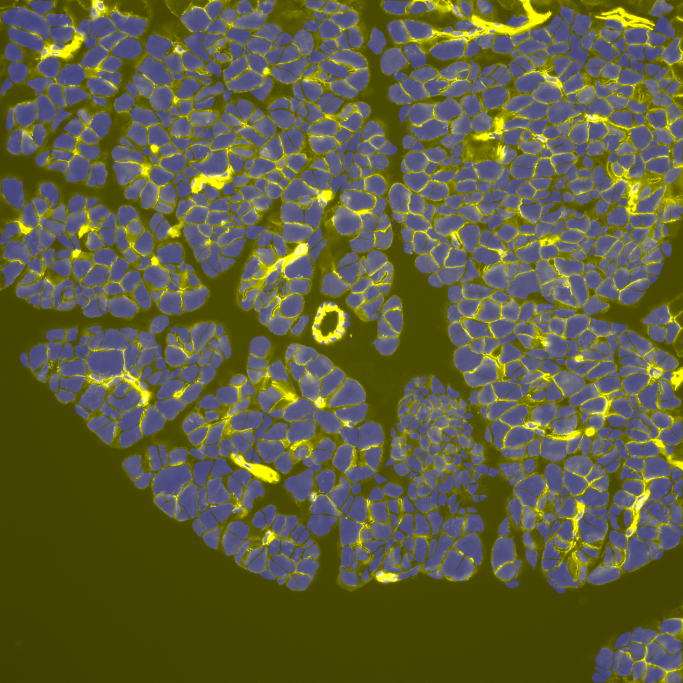
#> input picture Medical_images/image3.png, 2048 x 2048 px (shown at 1/3 size)
$ python medical3.py
#> lines starting #> are read from the running program, lines starting #| are printed output that depends on the picture; after the words box and inside, x2 and y2 are one past the last pixel; in counts of white or black regions, pixels touching at a corner belong together
import numpy as np
import pandas as pd
import scipy.ndimage as ndi
import matplotlib.pyplot as plt
from skimage.segmentation import flood


import skimage.data
from skimage.exposure import histogram
from skimage.filters import sobel, threshold_otsu
from skimage.measure import regionprops_table
from skimage.segmentation import watershed,flood
from skimage.color import label2rgb
from matplotlib.widgets import Slider
from skimage import io, color


image = io.imread("Medical_images/image3.png")
#> image is the input picture: shape (2048, 2048, 3); mean R, G, B 95.7, 95.7, 61.1
gray = color.rgb2gray(image)
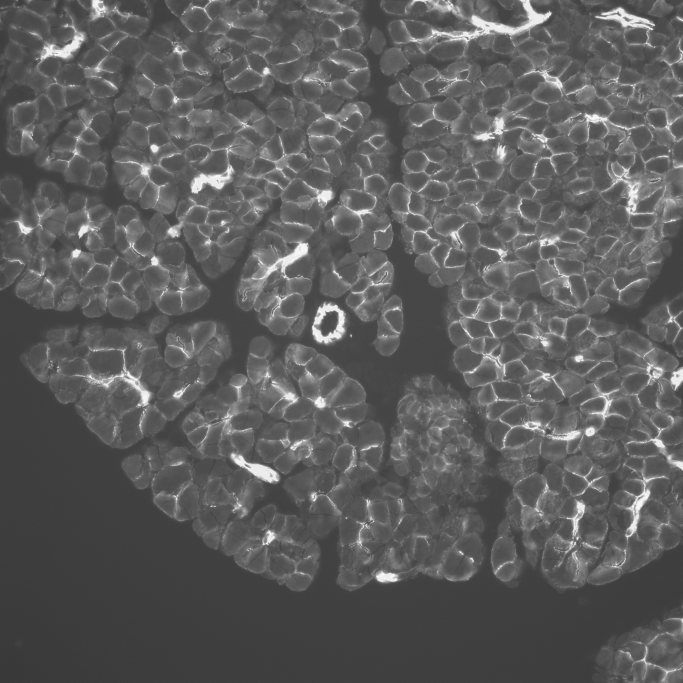
#> gray: shape (2048, 2048) float64 (shown at 1/3 size); min 0.207, max 0.964, mean 0.365

plt.figure(figsize=(6,6))
plt.imshow(gray)#, cmap="gray")
plt.title("Original Medical Image")
plt.axis("off")
plt.show()


from skimage import color

gray = color.rgb2gray(image)

# Convert back to 8-bit (0–255)
image = (gray * 255).astype(np.uint8)
#> image: shape (2048, 2048)

print(f"Loaded image in an array of shape: {image.shape} and data type {image.dtype}")
#| Loaded image in an array of shape: (2048, 2048) and data type uint8
print(f"Intensity range: [{image.min()} - {image.max()}]")
#| Intensity range: [52 - 245]

plt.figure(figsize=(6,6))
plt.imshow(gray, cmap="gray")
plt.title("Grayscale Original Medical Image")
plt.axis("off")
plt.show()

hist, hist_centers = histogram(image)
#> hist = 194 values, max 265361 at index 12, min 3 at index 0, mean 21620.1; hist_centers = 194 values from 52 to 245
plt.figure(figsize=(8, 4))
plt.plot(hist_centers, hist)
plt.title("Histogram")
plt.xlabel("Pixel Intensity")
plt.ylabel("Number of Pixels")
plt.show()
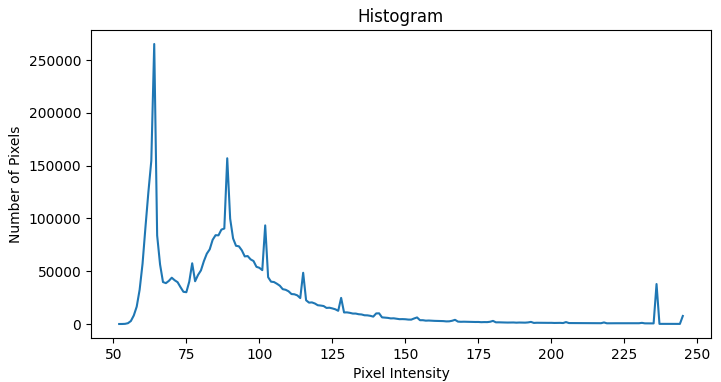
#> figure drawn by matplotlib, 1 panel; curve peaks at x = 64, y = 265361


threshold = threshold_otsu(image)
#> threshold = 118


def segment_image(threshold):
#> called with threshold = 118
    binary_image = image > threshold
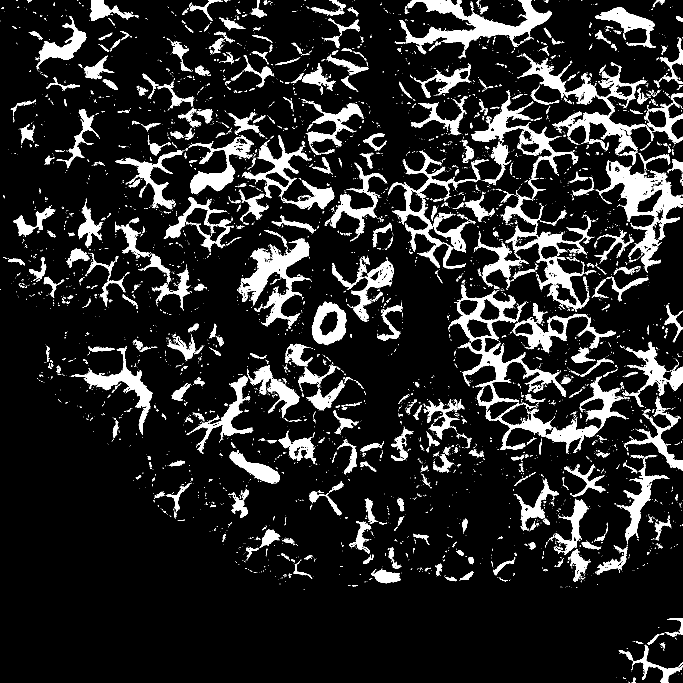
#> binary_image: shape (2048, 2048) bool (shown at 1/3 size); 12.6% white; 5944 white regions (5176 under 20 px), largest, box (x1, y1, x2, y2) and area: (1789, 481, 2048, 818) 22376, (1197, 0, 1655, 163) 21984, (1345, 853, 1698, 1238) 20704

    fig, ax = plt.subplots(1, 2, figsize=(12, 6))

    ax[0].imshow(image, cmap="gray")
    ax[0].set_title("Original Image")
    ax[0].axis("off")

    img=ax[1].imshow(binary_image, cmap="gray")
    ax[1].set_title(f"Segmented Image (Threshold = {threshold})")
    ax[1].axis("off")

    slider_ax = plt.axes([0.2, 0.05, 0.6, 0.03])
    slider = Slider(
    slider_ax,
    "Threshold",
    image.min(),
    image.max(),
    valinit=threshold,
    valstep=1
    )

    def update(val):
        threshold =slider.val
        binary_image = image > threshold
        img.set_data(binary_image)
        ax[1].set_title(f"Segmented Image (Threshold = {int(threshold)})")
        fig.canvas.draw_idle()
    slider.on_changed(update)
    plt.show()

segment_image(threshold)

edges = sobel(image)

#watershead segemntation is displayed
plt.figure(figsize=(6, 6))
plt.imshow(edges, cmap="gray")
plt.title("Sobel Edge Detection")
plt.axis("off")
plt.show()


threshold = threshold_otsu(image)

markers = np.zeros_like(image)

markers[image <= threshold] = 1      # Background
markers[image > threshold] = 2        # Foreground
segmentation = watershed(edges, markers)
print(np.unique(segmentation))
#| [1 2]

plt.figure(figsize=(6, 6))
plt.imshow(segmentation)
plt.colorbar()
plt.axis("off")
plt.title("Watershed Segmentation")
plt.show()


filled = ndi.binary_fill_holes(segmentation - 1)
#> filled: shape (2048, 2048) bool; 13.3% white; 5899 white regions (5130 under 20 px), largest, box (x1, y1, x2, y2) and area: (1345, 853, 1698, 1238) 28506, (1789, 481, 2048, 818) 27525, (1197, 0, 1655, 163) 22099
plt.figure(figsize=(6,6))
plt.imshow(filled, cmap="gray")
plt.title("Binary Filled Holes")
plt.axis("off")
plt.show()
labeled_segmentation, _ = ndi.label(filled)
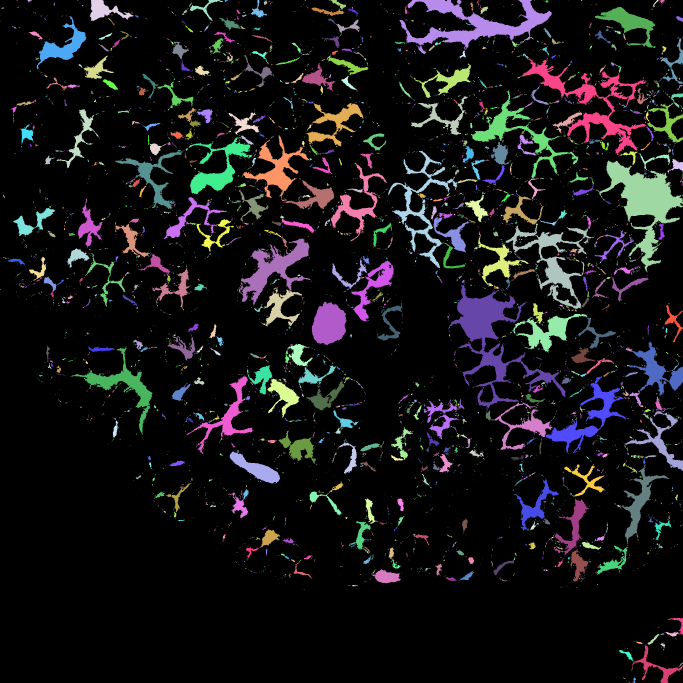
#> labeled_segmentation: shape (2048, 2048) int32 (shown at 1/3 size); 8695 distinct labels, from 0 to 8694; one colour per label, 0 black


plt.figure(figsize=(6, 6))
plt.imshow(labeled_segmentation)
plt.title("Connected Component Labeling")
plt.axis("off")
plt.colorbar()
plt.show()


fig, ax = plt.subplots(figsize=(12, 6))
rgb_composite = label2rgb(
    labeled_segmentation,
    image=image,
    bg_label=0
)

ax.imshow(rgb_composite)
ax.set_title("RGB Colored Segmentation by watershed segmentation")
plt.axis("off")
plt.show()

seed_points = [
    (300, 450),
    (350, 850),
    (450, 1150),
    (550, 700),
    (650, 1350),

    (800, 500),
    (900, 900),
    (1000, 1400),

    (1200, 600),
    (1300, 1050),
    (1450, 1450),

    (1600, 700),
    (1700, 1200)
]
tolerance = 18

region_growing = np.zeros_like(image, dtype=bool)
for seed in seed_points:
    grown = flood(image, seed_point=seed, tolerance=tolerance)
    region_growing = region_growing | grown
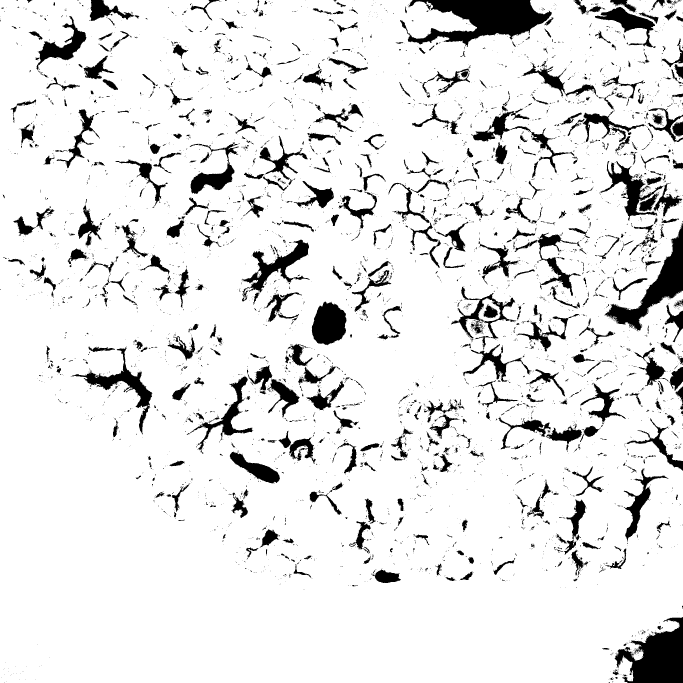
#> region_growing: shape (2048, 2048) bool (shown at 1/3 size); 89.8% white; 5756 black regions (4961 under 20 px), largest, box (x1, y1, x2, y2) and area: (1200, 0, 1655, 141) 30967, (1844, 1851, 2048, 2048) 23175, (1813, 670, 2048, 993) 18203

#displaying region growing segmentationn
plt.figure(figsize=(6,6))
plt.imshow(region_growing, cmap="gray")
plt.title("Region Growing Segmentation")
plt.axis("off")
plt.show()


region_labels, num_regions = ndi.label(region_growing)
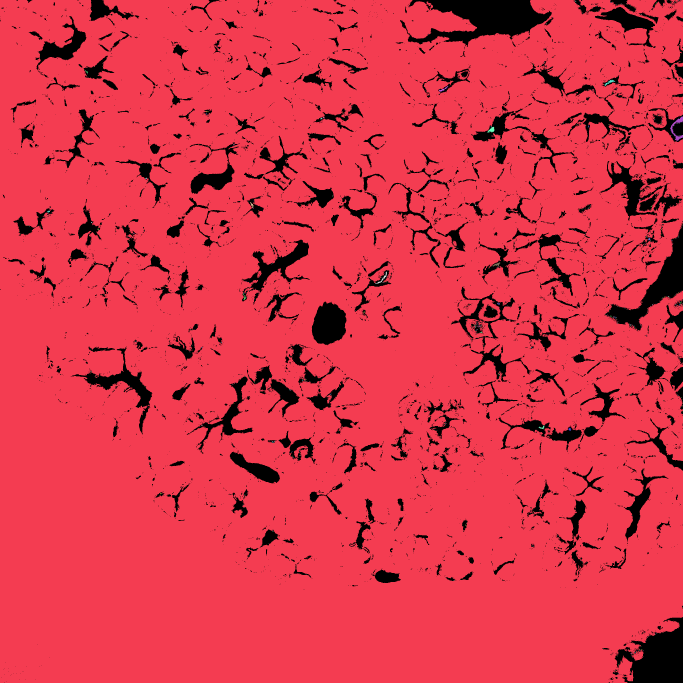
#> region_labels: shape (2048, 2048) int32 (shown at 1/3 size); 1562 distinct labels, from 0 to 1561; one colour per label, 0 black
#> num_regions = 1561

print("Number of regions:", num_regions)
#| Number of regions: 1561

fig, ax = plt.subplots(figsize=(12, 6))


rgb_region = label2rgb(
    region_labels,          # labeled regions
    image=image,            # original grayscale image
    bg_label=0              # keep background as label 0
)
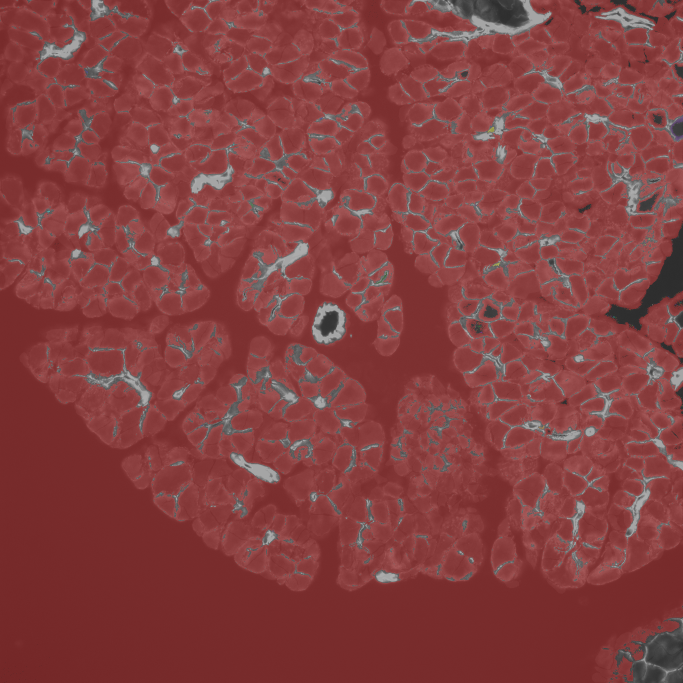
#> rgb_region: shape (2048, 2048, 3) float64 (shown at 1/3 size); mean R, G, B 0.524, 0.255, 0.255

ax.imshow(rgb_region)
ax.set_title("RGB Region Growing Segmentation")
plt.axis("off")
plt.show()

rgb_region = label2rgb(
    region_labels,          # labeled regions
    image=image,            # original grayscale image
    bg_label=0              # keep background as label 0
)


properties= regionprops_table(#regionprops_table calculates every mesurments for every labeled objects and stores them in tabel
    labeled_segmentation,
    intensity_image=image,
    properties=[
        'label',
        'area',
        'centroid',
        'bbox',
        'eccentricity',
        'intensity_mean'
    ]
)
#> properties = 10 items


df = pd.DataFrame(properties)
#> df = table of 8694 rows and 10 columns
df.head()
print(df.head())
#> (printed output is left out)
df.describe()
print(df.describe())
#> (printed output is left out)
#saving the results to a CSV file
df.to_csv("cell3_watershed_segmentation_analysis.csv", index=False)
print("Watershed Segemntation data saved successfully!")

properties_rg = regionprops_table(
    region_labels,
    intensity_image=image,
    properties=[
        'label',
        'area',
        'centroid',
        'bbox',
        'eccentricity',
        'intensity_mean'
    ]
)
#> properties_rg = 10 items

df_rg = pd.DataFrame(properties_rg)
#> df_rg = table of 1561 rows and 10 columns

print(df_rg.head())
#> (printed output is left out)

df_rg.to_csv("cell3_region_growing_analysis.csv", index=False)

print("Region Growing data saved successfully!")
